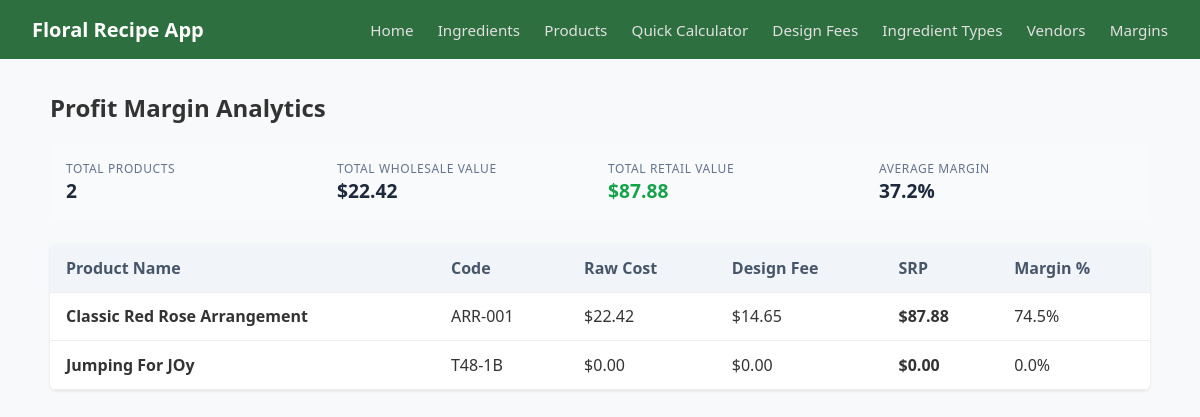
The page /profit-margins on the database as committed earlier.
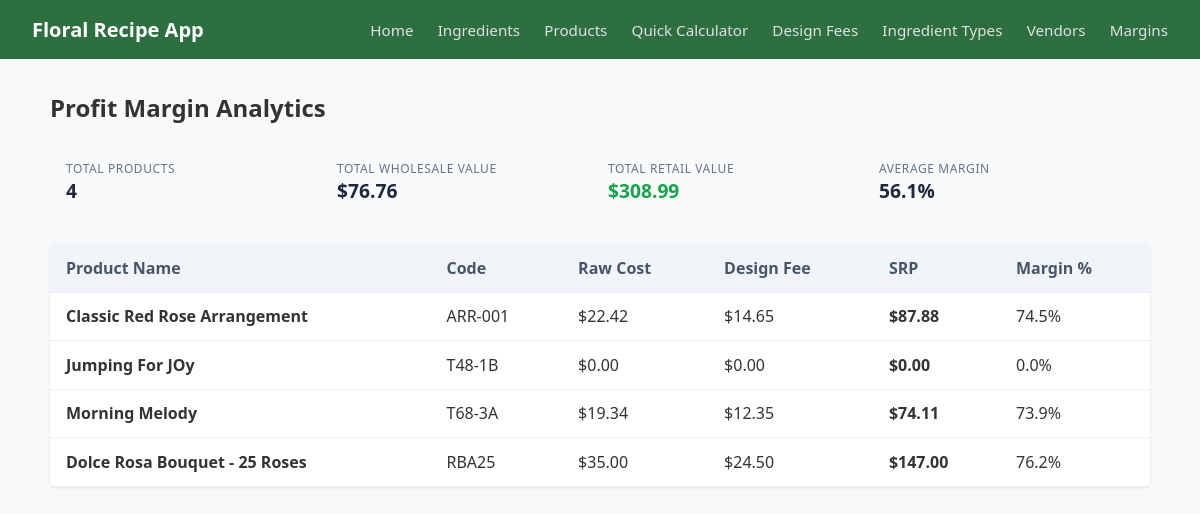
The same page on the database as committed later.
### models.py (models this page shows, shortened)
class Product(db.Model):
    __tablename__ = 'products'
    id = db.Column(db.Integer, primary_key=True)
    name = db.Column(db.String(200), nullable=False)
    product_code = db.Column(db.String(20), nullable=False)
    image_url = db.Column(db.String(255), nullable=True)
    actual_price = db.Column(db.Float, nullable=True)
    design_type_id = db.Column(db.Integer, db.ForeignKey('design_types.id'), nullable=False)
    recipe_items = db.relationship('ProductIngredient', backref='product', cascade="all, delete-orphan", lazy=True)
    @property
    def raw_wholesale_cost(self):
        return sum((item.ingredient.cost_per_pkg / item.ingredient.qty_per_pkg) * item.quantity for item in self.recipe_items)
    @property
    def marked_up_cost(self):
        total = 0.0
        for item in self.recipe_items:
            markup = item.ingredient.type_info.markup if item.ingredient.type_info else 1.0
            total += ((item.ingredient.cost_per_pkg / item.ingredient.qty_per_pkg) * item.quantity) * markup
        return total
    @property
    def design_fee(self):
        fee_pct = self.design_style.design_fee_percentage if self.design_style else 0.0
        return self.marked_up_cost * (fee_pct / 100.00)
    @property
    def suggested_retail_price(self):
        return self.marked_up_cost + self.design_fee
    @property
    def profit_margin_percentage(self):
        srp = self.suggested_retail_price
        if srp == 0:
            return 0.0
        return ((srp - self.raw_wholesale_cost) / srp) * 100.0

class Ingredient(db.Model):
    __tablename__ = 'ingredients'
    id = db.Column(db.Integer, primary_key=True)
    name = db.Column(db.String(100), nullable=False)
    cost_per_pkg = db.Column(db.Float, nullable=False)
    qty_per_pkg = db.Column(db.Float, nullable=False)
    ingredient_type_id = db.Column(db.Integer, db.ForeignKey('ingredient_types.id'), nullable=False)
    vendor_id = db.Column(db.Integer, db.ForeignKey('vendors.id'), nullable=True)

class ProductIngredient(db.Model):
    __tablename__ = 'product_ingredients'
    id = db.Column(db.Integer, primary_key=True)
    quantity = db.Column(db.Integer, nullable=False, default=1)
    product_id = db.Column(db.Integer, db.ForeignKey('products.id'), nullable=False)
    ingredient_id = db.Column(db.Integer, db.ForeignKey('ingredients.id'), nullable=False)
    ingredient = db.relationship('Ingredient')

class DesignType(db.Model):
    __tablename__ = 'design_types'
    id = db.Column(db.Integer, primary_key=True)
    name = db.Column(db.String(50), nullable=False, unique=True) # Default, Simple, Complex, Plant etc.
    design_fee_percentage = db.Column(db.Float, default = 20.00)
    products = db.relationship('Product', backref='design_style', lazy=True)

class IngredientType(db.Model):
    __tablename__ = 'ingredient_types'
    id = db.Column(db.Integer, primary_key=True)
    name = db.Column(db.String(50), nullable=False, unique=True) # e.g. Flower, Filler, Supply
    markup = db.Column(db.Float, default=4.0) # Multiplier
    ingredients = db.relationship('Ingredient', backref='type_info', lazy=True)

### app.py (the view)
@app.route('/profit-margins')
def profit_margins():
    products = models.Product.query.all()
    total_wholesale = sum(p.raw_wholesale_cost for p in products)
    total_retail = sum(p.suggested_retail_price for p in products)
    avg_margin = (sum(p.profit_margin_percentage for p in products) / len(products)) if products else 0.0
    return render_template(
        'profit_margins.html',
        products=products,
        total_wholesale=total_wholesale,
        total_retail=total_retail,
        avg_margin=avg_margin
    )

### templates/profit_margins.html (shortened to what this page needs)
{% extends 'base.html' %}
{% block content %}
<h2>Profit Margin Analytics</h2>
<div class="pricing-summary">
    <div class="metric">
        <label>Total Products</label>
        <span>{{ products|length }}</span>
    </div>
    <div class="metric">
        <label>Total Wholesale Value</label>
        <span>${{ "%.2f"|format(total_wholesale) }}</span>
    </div>
    <div class="metric highlight">
        <label>Total Retail Value</label>
        <span>${{ "%.2f"|format(total_retail) }}</span>
    </div>
    <div class="metric">
        <label>Average Margin</label>
        <span>{{ "%.1f"|format(avg_margin) }}%</span>
    </div>
</div>
<table class="data-table">
    <thead>
        <tr>
            <th>Product Name</th>
            <th>Code</th>
            <th>Raw Cost</th>
            <th>Design Fee</th>
            <th>SRP</th>
            <th>Margin %</th>
        </tr>
    </thead>
    <tbody>
        {% for p in products %}
        <tr>
            <td><strong>{{ p.name }}</strong></td>
            <td>{{ p.product_code }}</td>
            <td>${{ "%.2f"|format(p.raw_wholesale_cost) }}</td>
            <td>${{ "%.2f"|format(p.design_fee) }}</td>
            <td><strong>${{ "%.2f"|format(p.suggested_retail_price) }}</strong></td>
            <td>{{ "%.1f"|format(p.profit_margin_percentage) }}%</td>
        </tr>
        {% else %}
        <tr><td colspan="6">No products available for analytics.</td></tr>
        {% endfor %}
    </tbody>
</table>
{% endblock %}

### templates/base.html (shortened to what this page needs)
<!DOCTYPE html>
<html lang="en">
<head>
    <link rel="stylesheet" href="{{ url_for('static', filename='css/main.css') }}">
</head>
<body>
    <header class="navbar">
        <div class="logo">
            <a href="{{ url_for('index') }}">Floral Recipe App</a>
        </div>
        <nav class="nav-links">
            <a href="{{ url_for('index') }}">Home</a>
            <a href="{{ url_for('ingredients') }}">Ingredients</a>
            <a href="{{ url_for('products') }}">Products</a>
            <a href="{{ url_for('temp_calculator') }}">Quick Calculator</a>
            <a href="{{ url_for('design_fees') }}">Design Fees</a>
            <a href="{{ url_for('ingredient_types') }}">Ingredient Types</a>
            <a href="{{ url_for('vendors') }}">Vendors</a>
            <a href="{{ url_for('profit_margins') }}">Margins</a>
        </nav>
    </header>
    <main class="container">
    {% block content %}{% endblock %}
    </main>
</body>
</html>

### static/css/main.css (style rules this page uses)
body { font-family: 'Segoe UI', 'Segoe UI', Tahoma, Geneva, Verdana, sans-serif; background-color: #f8f9fa; color: #333333; margin: 0; padding: 0; }
.navbar { display: flex; justify-content: space-between; align-items: center; background-color: #2e6f40; padding: 1rem 2rem; }
.navbar .logo a { color: #fff; font-size: 1.25rem; font-weight: bold; text-decoration: none; }
.navbar .nav-links a { color: #e0e0e0; text-decoration: none; margin-left: 1.25rem; font-size: 0.95rem; }
.container { max-width: 1100px; margin: 2rem auto; padding: 0 1 rem; }
.data-table { width: 100%; border-collapse: collapse; background: white; border-radius: 6px; overflow: hidden; box-shadow: 0 1px 3px rgba(0, 0, 0, 0.1); }
.data-table th, .data-table td { padding: 0.8rem 1rem; text-align: left; border-bottom: 1px solid #eee; }
.data-table th { background-color: #f1f5f9; color: #475569; }
.pricing-summary { display: flex; gap: 1rem; margin-bottom: 1.5rem; background: #f8fafc; padding: 1rem; border-radius: 6px; }
.pricing-summary .metric { flex: 1; display: flex; flex-direction: column; }
.pricing-summary .metric label { font-size: 0.75rem; color: #64748b; text-transform: uppercase; letter-spacing: 0.05em; }
.pricing-summary .metric span { font-size: 1.2rem; font-weight: bold; color: #1e293b; }
.pricing-summary .metric.highlight span { color: #16a34a; }

Rows that differ between the two databases and show on the page:
added Product: name "Morning Melody", product_code "T68-3A", {{ "%.2f"|format(p.raw_wholesale_cost) }} "19.34", {{ "%.2f"|format(p.design_fee) }} "12.35", {{ "%.2f"|format(p.suggested_retail_price) }} "74.11", {{ "%.1f"|format(p.profit_margin_percentage) }} "73.9"
added Product: name "Dolce Rosa Bouquet - 25 Roses", product_code "RBA25", {{ "%.2f"|format(p.raw_wholesale_cost) }} "35.00", {{ "%.2f"|format(p.design_fee) }} "24.50", {{ "%.2f"|format(p.suggested_retail_price) }} "147.00", {{ "%.1f"|format(p.profit_margin_percentage) }} "76.2"
Other text that changed with them:
{{ products|length }}: "2" → "4"
{{ "%.2f"|format(total_wholesale) }}: "22.42" → "76.76"
{{ "%.2f"|format(total_retail) }}: "87.88" → "308.99"
{{ "%.1f"|format(avg_margin) }}: "37.2" → "56.1"
